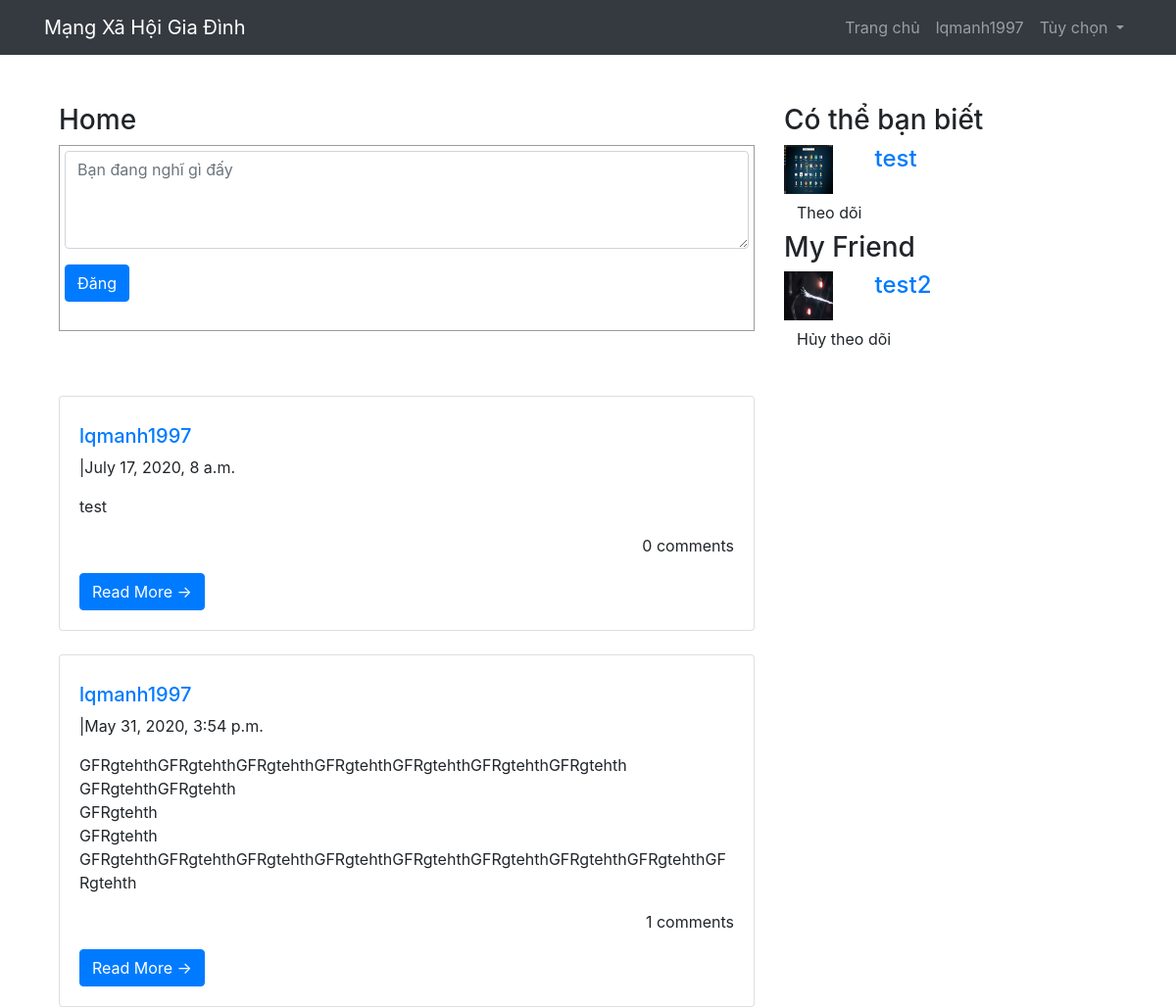
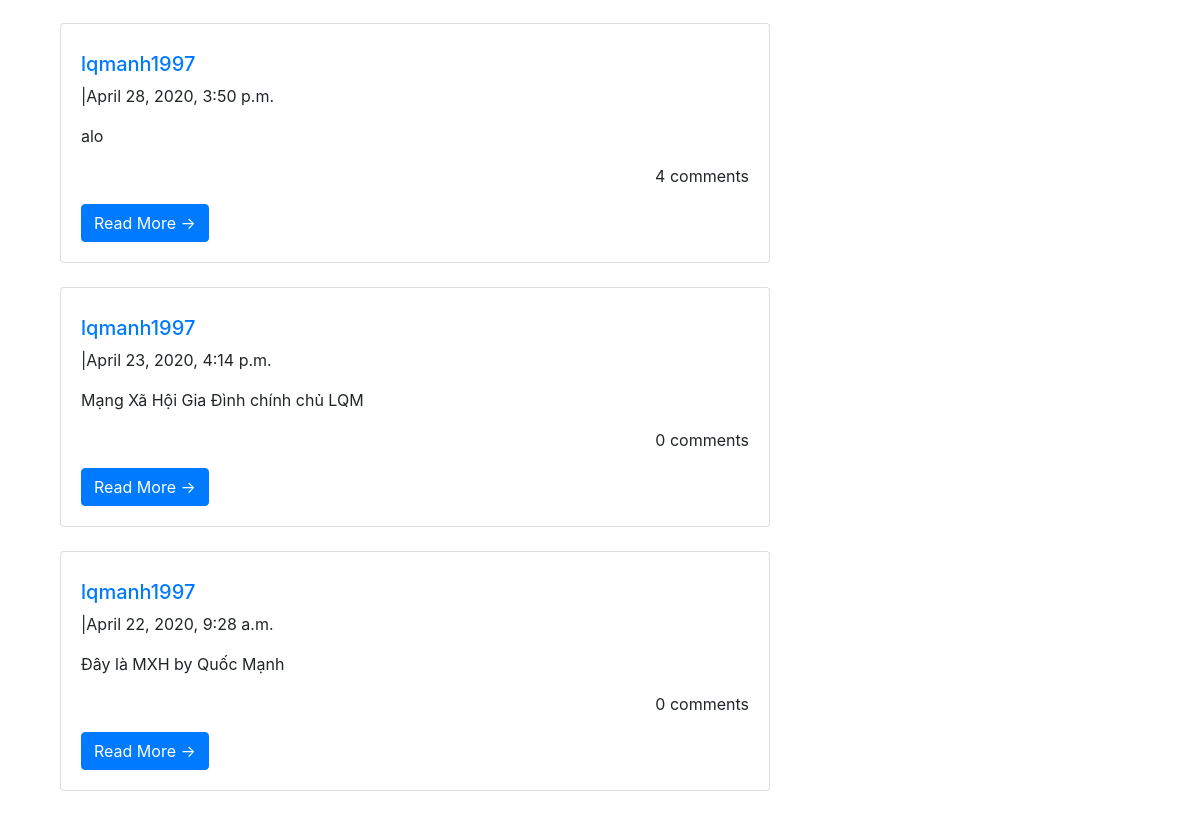
The app's page / (signed in) with its own data (2 pictures, top to bottom).
### home/models.py (models this page shows, shortened)
class Post(models.Model):
    post = models.TextField(max_length=500)
    user = models.ForeignKey(User, on_delete=models.CASCADE)
    created = models.DateTimeField(auto_now_add=True)
    updated = models.DateTimeField(auto_now=True)
    class Meta:
        ordering = ['-created']

### app/models.py (models this page shows, shortened)
class UserProfile(models.Model):
    user = models.OneToOneField(User, on_delete=models.CASCADE)
    description = models.CharField(max_length=100, default='')
    city = models.CharField(max_length=100, default='')
    website = models.URLField(default='')
    phone = models.IntegerField(default=0)
    image = models.ImageField(upload_to='static/images', blank=True, default='1.png')

### home/views.py (the view, shortened to what this page needs)
# urls.py: path('', views.HomeView.as_view(), name='home'),
class HomeView(TemplateView):
    template_name = 'home/home.html'
    def get(self, request):
        form = HomeForm()
        users = User.objects.exclude(id=request.user.id)
        try:
            friend = Friend.objects.get(current_user=request.user)
            friends = friend.users.all()
        except Friend.DoesNotExist:
            friends = None
        posts = Post.objects.filter(Q(user__id__in=[request.user.id])|Q(user__id__in=[request.user.id]))
        print(request.user.id)
        pageSize = 5
        keyword = request.GET.get('keyword', '')
        page = int(request.GET.get('page', 1))
        context = {'form': form, 'posts': posts, 'users': users, 'friends': friends}
        return render(request, self.template_name, context)

### home/forms.py
class HomeForm(forms.ModelForm):
    post = forms.CharField(widget=forms.Textarea(
        attrs= {
            'class': 'form-control',
            'placeholder': 'Bạn đang nghĩ gì đấy',
            'style': 'height: 100px',
        }
    ))
    class Meta:
        model = Post
        fields = ('post',)

### home/templates/home/home.html (shortened to what this page needs)
{% extends 'base.html' %}
{% block body %}
    <div class="container" style="margin-top: 50px">
    <div class="row">
    <div class = "col-md-8">
    <h3>Home</h3>
        <form method="post">
        <div style="border: 1px solid #9c9b9b; padding: 5px; margin-bottom: 50px;">
        {{form.post}}
        <button class="btn btn-primary" type="submit">Đăng</button><br>
            <br>
        </div>
    <div class="row">
        <div class="col-md-12 mt-3">
            {% for post in posts %}
            <div class="card mb-4">
                <div class="card-body">
                    <p class="card-text text-muted h6"><a href="{% url 'view_profile_with_pk' pk=post.user.pk %}"><h5>{{ post.user }}</h5></a>|{{ post.created }}</p>
                    <p class="card-text">{{post.post|slice:":200"|linebreaksbr }}</p>
                    <p style="text-align: right">{{ post.comments.count }} comments</p>
                    <a href="{% url 'detail_post' post.id %}" class="btn btn-primary">Read More &rarr;</a>
                </div>
            </div>
            {% endfor %}
        </div>
    </div>
        </form>
    </div>
    <div class = "col-md-4">
        <h3>Có thể bạn biết</h3>
        {% for user in users %}
        {% if not user in friends %}
            <div class="row">
                <div class="col-md-3"><img class="img-responsive" src="/{{ user.userprofile.image }}"style="width: 50px; height: 50px"></div>
                <div class="col-md-9"><a href="{% url 'view_profile_with_pk' pk=user.pk %}"><h4>{{ user.username }}</h4></a></div>
            </div>
            <a href="{% url 'change_friend' operation='add' pk=user.pk %}">
            <button class="btn btn-default">Theo dõi</button></a>
            {% endif %}
        {% endfor %}
        <h3>My Friend</h3>
        {% for friend in friends %}
            <div class="row">
                <div class="col-md-3"><img class="img-responsive" src="/{{ friend.userprofile.image }}"style="width: 50px; height: 50px"></div>
                <div class="col-md-9"><a href="{% url 'view_profile_with_pk' pk=friend.pk %}"><h4>{{ friend.username }}</h4></a></div>
            </div>
            <a href="{% url 'change_friend' operation='remove' pk=friend.pk %}">
            <button class="btn btn-default">Hủy theo dõi</button></a>
        {% endfor %}
    </div>
    </div>
    </div>
{% endblock body %}

### app/templates/base.html (shortened to what this page needs)
<html lang="en">
{% block head %}
<head>
    <link rel="stylesheet" href="https://stackpath.bootstrapcdn.com/bootstrap/4.5.0/css/bootstrap.min.css">
    <link rel="stylesheet" href="/static/css/login.css">
</head>
{% endblock head %}
<body>
  <nav class="navbar navbar-expand-md bg-dark navbar-dark">
  <div class="container">
  <a class="navbar-brand" href="{% url 'home' %}">Mạng Xã Hội Gia Đình</a>
      {% if user.username %}
  <div class="collapse navbar-collapse" id="collapsibleNavbar">
    <ul class="navbar-nav ml-auto">
      <li class="nav-item">
        <a class="nav-link" href="{% url 'home' %}">Trang chủ</a>
      </li>
      <li class="nav-item">
        <a class="nav-link" href="{% url 'view_profile' %}">{{ request.user }}</a>
      </li>
      <li class="nav-item dropdown">
      <a class="nav-link dropdown-toggle" href="#" id="navbardrop" data-toggle="dropdown">
        Tùy chọn
      </a>
    </li>
    </ul>
  </div>
      {% endif %}
  </div>
</nav>
<div class="container">
{% block body %}
{% endblock body %}
</div>
</body>
</html>

### records on screen
Post: created "July 17, 2020, 8 a.m.", post "test", comments.count "0"
Post: created "May 31, 2020, 3:54 p.m.", post "GFRgtehthGFRgtehthGFRgtehthGFRgtehthGFRgtehthGFRgtehthGFRgtehth GFRgtehthGFRgtehth GFRgtehth GFRgtehth GFRgtehthGFRgtehthGFRgtehthGFRgtehthGFRgtehthGFRgtehthGFRgtehthGFRgtehthGFRgtehth", comments.count "1"
Post: created "April 28, 2020, 3:50 p.m.", post "alo", comments.count "4"
Post: created "April 23, 2020, 4:14 p.m.", post "Mạng Xã Hội Gia Đình chính chủ LQM", comments.count "0"
Post: created "April 22, 2020, 9:28 a.m.", post "Đây là MXH by Quốc Mạnh", comments.count "0"

### other values on screen
{{ request.user }} "lqmanh1997"
{{ user.username }} "test"
{{ friend.username }} "test2"
